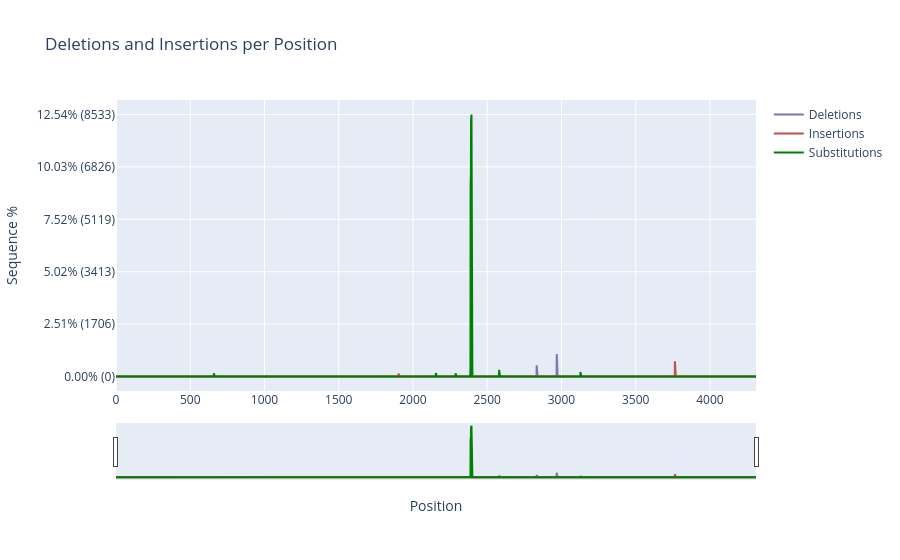

Here is the notebook cell this chart was saved with:
### Markdown cell above
Small/Large Insertion pos graph

### Code cell
import re
import pandas as pd
import plotly.graph_objects as go
from Bio import SeqIO

# File paths and reading the data
tsv_file = "/Users/benvyshedskiy/postproccesingpipeline/mutations_output_first10.tsv"
reference_seq = '/Users/benvyshedskiy/GangBaoPacBioReads/Cliped_BCL11A.fa'

df = pd.read_csv(tsv_file, sep='\t', header=None, names=['Read_id', 'Classification', 'Mutation_info'])

# Function to parse mutation info
deletion_PerPos_dictionary = {}
insertions_PerPos_dictionary = {}
substitutions_PerPos_dictionary = {}

# Read the reference sequence
for record in SeqIO.parse(reference_seq, "fasta"):
    reference = record.seq

# Initialize dictionaries
for i in range(0, len(reference)): 
    deletion_PerPos_dictionary[i] = 0
    insertions_PerPos_dictionary[i] = 0  
    substitutions_PerPos_dictionary[i] = 0
total_reads = 0
# Extract and count mutations
for idx, row in df.iterrows():
    total_reads+=1
    if row['Classification'] != 'WT':
        parsed = row['Mutation_info'].split(",")
        for mut in parsed:
            if "Del" in str(mut):
                start_pos = int(re.match(r"(\d+)_", mut).group(1))
                end_pos = int(re.search(r"_(\d+)", mut).group(1))
                for position in range(start_pos, end_pos+1):
                    deletion_PerPos_dictionary[position] += 1
            if "Ins" in str(mut):
                start_pos = int(re.match(r"(\d+)_", mut).group(1))
                end_pos = int(re.search(r"_(\d+)", mut).group(1))
                for position in range(start_pos, end_pos+1):
                    insertions_PerPos_dictionary[position] += 1
            if "Sub" in str(mut):
                start_pos = int(re.match(r"(\d+)_", mut).group(1))
                end_pos = int(re.search(r"_(\d+)", mut).group(1))
                for position in range(start_pos, end_pos+1):
                    substitutions_PerPos_dictionary[position] += 1



max_deletions = max(deletion_PerPos_dictionary.values())
max_insertions = max(insertions_PerPos_dictionary.values())
max_sub = max(substitutions_PerPos_dictionary.values())
max_value = max(max_deletions, max_insertions,max_sub)

# Define Y-axis ticks
y_ticks = [i * max_value / 5 for i in range(6)]
y_tick_labels = [f"{(tick / total_reads) * 100:.2f}% ({int(tick)})" for tick in y_ticks]

# Create the plot
fig = go.Figure()

# Add the smooth line for deletions
fig.add_trace(go.Scatter(x=list(deletion_PerPos_dictionary.keys()), 
                         y=list(deletion_PerPos_dictionary.values()), 
                         mode='lines', 
                         line=dict(color='#8172b3'),
                         name='Deletions'))

# Add the smooth line for insertions
fig.add_trace(go.Scatter(x=list(insertions_PerPos_dictionary.keys()), 
                         y=list(insertions_PerPos_dictionary.values()), 
                         mode='lines', 
                         line=dict(color='#c44f51'),  # Different color for insertions
                         name='Insertions'))

# Add Subs
fig.add_trace(go.Scatter(x=list(substitutions_PerPos_dictionary.keys()), 
                         y=list(substitutions_PerPos_dictionary.values()), 
                         mode='lines', 
                         line=dict(color='green'),  # Different color for insertions
                         name='Substitutions'))

# Customize the layout
fig.update_layout(
    title='Deletions and Insertions per Position',
    xaxis_title='Position',
    yaxis_title='Sequence %',
    showlegend=True,
    dragmode='pan',  # Allows dragging to pan around
    xaxis_rangeslider_visible=True  # Adds a range slider at the bottom
)

fig.update_yaxes(tickvals=y_ticks, ticktext=y_tick_labels)

# Show the plot
fig.show()

### Figure 1 — Plotly figure (JSON) as saved in the notebook; plotly's stock layout.template omitted (floating-point values rounded to 4 significant figures; data arrays with more than 128 entries replaced by an {"elided": "..."} marker saying what was removed)
{"data": [{"line": {"color": "#8172b3"}, "mode": "lines", "name": "Deletions", "type": "scatter", "x": {"elided": "4311 int values"}, "y": {"elided": "4311 int values"}}, {"line": {"color": "#c44f51"}, "mode": "lines", "name": "Insertions", "type": "scatter", "x": {"elided": "4311 int values"}, "y": {"elided": "4311 int values"}}, {"line": {"color": "green"}, "mode": "lines", "name": "Substitutions", "type": "scatter", "x": {"elided": "4311 int values"}, "y": {"elided": "4311 int values"}}], "layout": {"dragmode": "pan", "showlegend": true, "title": {"text": "Deletions and Insertions per Position"}, "xaxis": {"rangeslider": {"visible": true}, "title": {"text": "Position"}}, "yaxis": {"ticktext": ["0.00% (0)", "2.51% (1706)", "5.02% (3413)", "7.52% (5119)", "10.03% (6826)", "12.54% (8533)"], "tickvals": [0, 1707.0, 3413.0, 5120.0, 6826.0, 8533], "title": {"text": "Sequence %"}}}}
